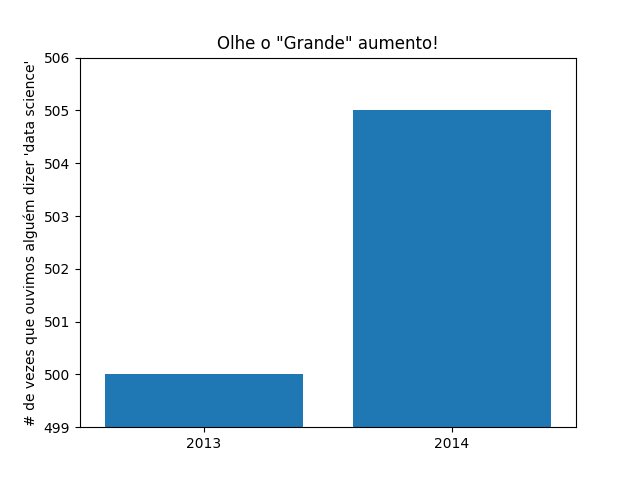

The Python source for this figure:
from matplotlib import pyplot as plt
mentions = [500, 505]
years = [2013, 2014]

plt.bar([2013, 2014], mentions, 0.8)
plt.xticks(years)
plt.ylabel("# de vezes que ouvimos alguém dizer 'data science'")

# se você não fizer isso, matplotlib nomeará o eixo x de 0, 1
# e então adiciona a + 2.013e3 para fora do canto

plt.ticklabel_format(useOffset = False)

#enganar o eixo y mostra a parte acima de 500
plt.axis([2012.5, 2014.5, 499, 506])

plt.title("Olhe o \"Grande\" aumento!")
plt.savefig("bar_chart_03.png")